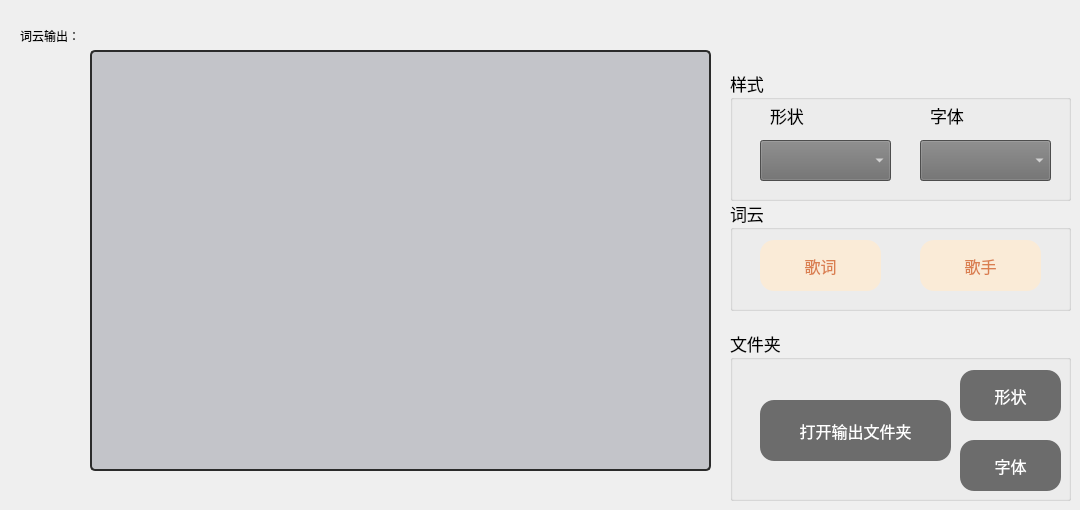
    <widget class="QWidget" name="tab_2">
     <attribute name="title">
      <string>词云</string>
     </attribute>
     <widget class="QLabel" name="cloud_label">
      <property name="geometry">
       <rect>
        <x>90</x>
        <y>50</y>
        <width>621</width>
        <height>421</height>
       </rect>
      </property>
      <property name="styleSheet">
       <string notr="true">color:rgba(89,88,102,0.8);
font: 11pt &quot;微软雅黑&quot;;
border-radius:5px;
background-color: rgb(195, 196, 201);
border: 2px solid rgb(43, 43, 43, 255);</string>
      </property>
      <property name="text">
       <string/>
      </property>
     </widget>
     <widget class="QLabel" name="console_label_2">
      <property name="geometry">
       <rect>
        <x>20</x>
        <y>20</y>
        <width>121</width>
        <height>31</height>
       </rect>
      </property>
      <property name="styleSheet">
       <string notr="true">font: 13pt &quot;微软雅黑&quot;;</string>
      </property>
      <property name="text">
       <string>词云输出：</string>
      </property>
     </widget>
     <widget class="QGroupBox" name="groupBox">
      <property name="geometry">
       <rect>
        <x>730</x>
        <y>70</y>
        <width>341</width>
        <height>131</height>
       </rect>
      </property>
      <property name="font">
       <font>
        <family>微软雅黑</family>
        <pointsize>13</pointsize>
        <weight>50</weight>
        <bold>false</bold>
       </font>
      </property>
      <property name="styleSheet">
       <string notr="true">font-family: 微软雅黑;</string>
      </property>
      <property name="title">
       <string>样式</string>
      </property>
      <widget class="QComboBox" name="shapeBox">
       <property name="geometry">
        <rect>
         <x>30</x>
         <y>70</y>
         <width>131</width>
         <height>41</height>
        </rect>
       </property>
       <property name="styleSheet">
        <string notr="true">background:#6C6C6C;
color:white;
font-size:16px;font-family: 微软雅黑;</string>
       </property>
      </widget>
      <widget class="QComboBox" name="fontBox">
       <property name="geometry">
        <rect>
         <x>190</x>
         <y>70</y>
         <width>131</width>
         <height>41</height>
        </rect>
       </property>
       <property name="styleSheet">
        <string notr="true">background:#6C6C6C;
color:white;
font-size:16px;font-family: 微软雅黑;</string>
       </property>
      </widget>
      <widget class="QLabel" name="label_3">
       <property name="geometry">
        <rect>
         <x>40</x>
         <y>30</y>
         <width>51</width>
         <height>31</height>
        </rect>
       </property>
       <property name="font">
        <font>
         <family>微软雅黑</family>
         <pointsize>13</pointsize>
        </font>
       </property>
       <property name="text">
        <string>形状</string>
       </property>
      </widget>
      <widget class="QLabel" name="label_4">
       <property name="geometry">
        <rect>
         <x>200</x>
         <y>30</y>
         <width>72</width>
         <height>31</height>
        </rect>
       </property>
       <property name="font">
        <font>
         <family>微软雅黑</family>
         <pointsize>13</pointsize>
        </font>
       </property>
       <property name="text">
        <string>字体</string>
       </property>
      </widget>
     </widget>
     <widget class="QGroupBox" name="groupBox_2">
      <property name="geometry">
       <rect>
        <x>730</x>
        <y>200</y>
        <width>341</width>
        <height>111</height>
       </rect>
      </property>
      <property name="font">
       <font>
        <family>微软雅黑</family>
        <pointsize>13</pointsize>
       </font>
      </property>
      <property name="title">
       <string>词云</string>
      </property>
      <widget class="QPushButton" name="cloudLyric_Button">
       <property name="geometry">
        <rect>
         <x>30</x>
         <y>40</y>
         <width>121</width>
         <height>51</height>
        </rect>
       </property>
       <property name="styleSheet">
        <string notr="true">QPushButton{
background:#FAEBD7;
color:#da7e4f;
box-shadow: 1px 1px 3px rgba(0,0,0,0.3);font-size:16px;border-radius: 14px;font-family: 微软雅黑;
}
QPushButton:hover{
background:	#f1e5d5;
}
QPushButton:pressed{
border: 1px solid 	#DEB887!important;
}
</string>
       </property>
       <property name="text">
        <string>歌词</string>
       </property>
      </widget>
      <widget class="QPushButton" name="cloudArtist_Button">
       <property name="geometry">
        <rect>
         <x>190</x>
         <y>40</y>
         <width>121</width>
         <height>51</height>
        </rect>
       </property>
       <property name="styleSheet">
        <string notr="true">QPushButton{
background:#FAEBD7;
color:#da7e4f;
box-shadow: 1px 1px 3px rgba(0,0,0,0.3);font-size:16px;border-radius: 14px;font-family: 微软雅黑;
}
QPushButton:hover{
background:	#f1e5d5;
}
QPushButton:pressed{
border: 1px solid 	#DEB887!important;
}
</string>
       </property>
       <property name="text">
        <string>歌手</string>
       </property>
      </widget>
     </widget>
     <widget class="QGroupBox" name="groupBox_4">
      <property name="geometry">
       <rect>
        <x>730</x>
        <y>330</y>
        <width>341</width>
        <height>171</height>
       </rect>
      </property>
      <property name="font">
       <font>
        <family>微软雅黑</family>
        <pointsize>13</pointsize>
       </font>
      </property>
      <property name="title">
       <string>文件夹</string>
      </property>
      <widget class="QPushButton" name="file_Button">
       <property name="geometry">
        <rect>
         <x>30</x>
         <y>70</y>
         <width>191</width>
         <height>61</height>
        </rect>
       </property>
       <property name="styleSheet">
        <string notr="true">QPushButton{
background:#6C6C6C;
color:white;
box-shadow: 1px 1px 3px rgba(0,0,0,0.3);font-size:16px;border-radius: 14px;font-family: 微软雅黑;
}
QPushButton:hover{
background:#9D9D9D;
}
QPushButton:pressed{
border: 1px solid #3C3C3C!important;
}
</string>
       </property>
       <property name="text">
        <string>打开输出文件夹</string>
       </property>
      </widget>
      <widget class="QPushButton" name="fontfile_Button">
       <property name="geometry">
        <rect>
         <x>230</x>
         <y>110</y>
         <width>101</width>
         <height>51</height>
        </rect>
       </property>
       <property name="styleSheet">
        <string notr="true">QPushButton{
background:#6C6C6C;
color:white;
box-shadow: 1px 1px 3px rgba(0,0,0,0.3);font-size:16px;border-radius: 14px;font-family: 微软雅黑;
}
QPushButton:hover{
background:#9D9D9D;
}
QPushButton:pressed{
border: 1px solid #3C3C3C!important;
}
</string>
       </property>
       <property name="text">
        <string>字体</string>
       </property>
      </widget>
      <widget class="QPushButton" name="shapefile_Button">
       <property name="geometry">
        <rect>
         <x>230</x>
         <y>40</y>
         <width>101</width>
         <height>51</height>
        </rect>
       </property>
       <property name="styleSheet">
        <string notr="true">QPushButton{
background:#6C6C6C;
color:white;
box-shadow: 1px 1px 3px rgba(0,0,0,0.3);font-size:16px;border-radius: 14px;font-family: 微软雅黑;
}
QPushButton:hover{
background:#9D9D9D;
}
QPushButton:pressed{
border: 1px solid #3C3C3C!important;
}
</string>
       </property>
       <property name="text">
        <string>形状</string>
       </property>
      </widget>
     </widget>
    </widget>
